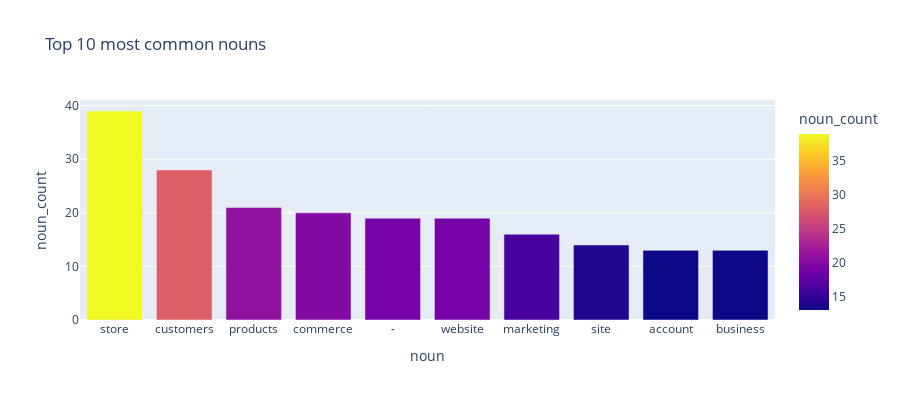

Notebook code cell kept with this figure:
### Code cell
fig = px.bar(noun_table_10, x='noun', y='noun_count',
             color='noun_count',
             height=400, title='Top 10 most common nouns')
fig.show()

### Figure 1 — Plotly figure (JSON) as saved in the notebook; plotly's stock layout.template omitted (floating-point values rounded to 4 significant figures)
{"data": [{"alignmentgroup": "True", "hovertemplate": "noun=%{x}<br>noun_count=%{marker.color}<extra></extra>", "legendgroup": "", "marker": {"color": [39, 28, 21, 20, 19, 19, 16, 14, 13, 13], "coloraxis": "coloraxis", "pattern": {"shape": ""}}, "name": "", "offsetgroup": "", "orientation": "v", "showlegend": false, "textposition": "auto", "type": "bar", "x": ["store", "customers", "products", "commerce", "-", "website", "marketing", "site", "account", "business"], "xaxis": "x", "y": [39, 28, 21, 20, 19, 19, 16, 14, 13, 13], "yaxis": "y"}], "layout": {"barmode": "relative", "coloraxis": {"colorbar": {"title": {"text": "noun_count"}}, "colorscale": [[0, "#0d0887"], [0.1111, "#46039f"], [0.2222, "#7201a8"], [0.3333, "#9c179e"], [0.4444, "#bd3786"], [0.5556, "#d8576b"], [0.6667, "#ed7953"], [0.7778, "#fb9f3a"], [0.8889, "#fdca26"], [1, "#f0f921"]]}, "height": 400, "legend": {"tracegroupgap": 0}, "title": {"text": "Top 10 most common nouns"}, "xaxis": {"anchor": "y", "domain": [0, 1], "title": {"text": "noun"}}, "yaxis": {"anchor": "x", "domain": [0, 1], "title": {"text": "noun_count"}}}}
